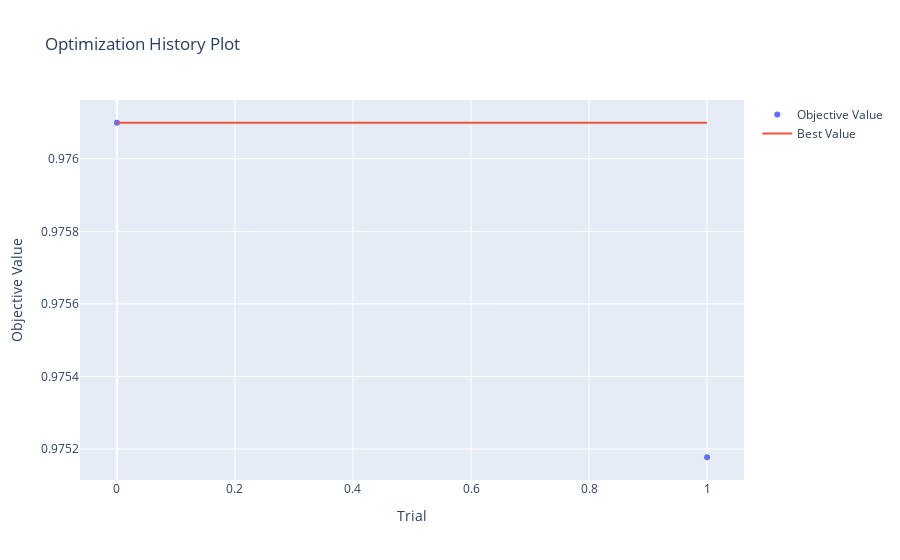

Write notebook code for a chart like this one.
### Code cell
p_history_feat_eng = optuna.visualization.plot_optimization_history(study_feat_eng)
p_history_feat_eng.show()

### Figure 1 — Plotly figure (JSON) as saved in the notebook; plotly's stock layout.template omitted (floating-point values rounded to 4 significant figures)
{"data": [{"mode": "markers", "name": "Objective Value", "type": "scatter", "x": [0, 1], "y": [0.9761, 0.9752]}, {"mode": "lines", "name": "Best Value", "type": "scatter", "x": [0, 1], "y": [0.9761, 0.9761]}, {"marker": {"color": "#cccccc"}, "mode": "markers", "name": "Infeasible Trial", "showlegend": false, "type": "scatter", "x": [], "y": []}], "layout": {"title": {"text": "Optimization History Plot"}, "xaxis": {"title": {"text": "Trial"}}, "yaxis": {"title": {"text": "Objective Value"}}}}
